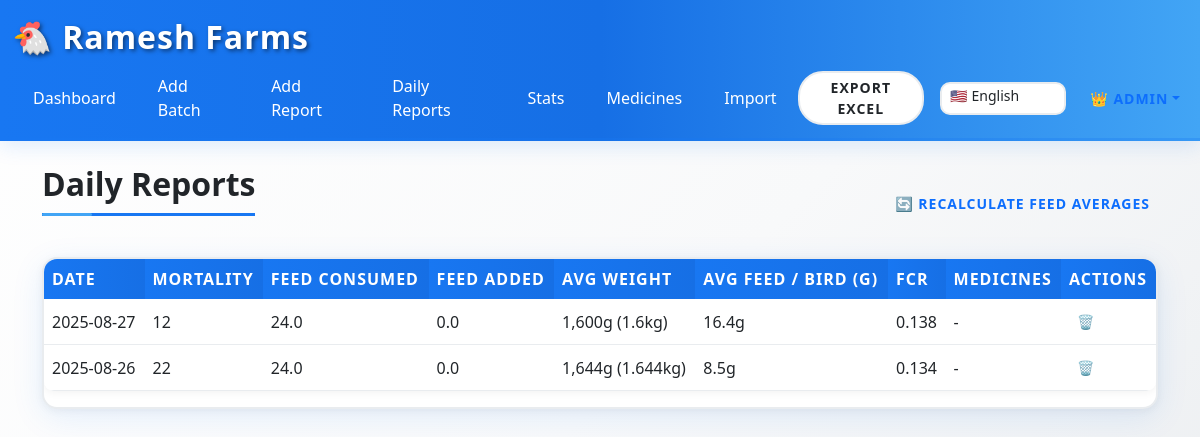
Page /daywise (signed in) on the earlier database version.
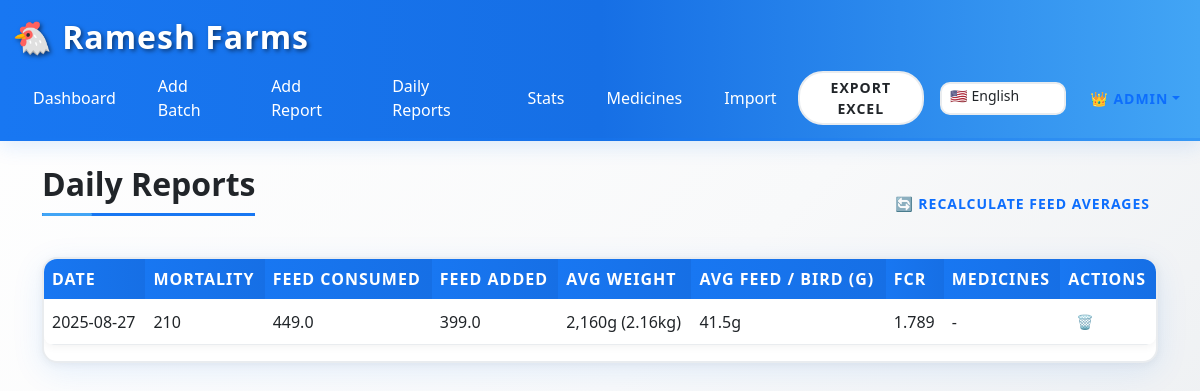
Same page on the later database version.
### app.py (models this page shows)
class Daily(db.Model):
    id = db.Column(db.Integer, primary_key=True)
    cycle_id = db.Column(db.Integer)
    entry_date = db.Column(db.String(20))
    mortality = db.Column(db.Integer, default=0)
    feed_bags_consumed = db.Column(db.Float, default=0.0)
    feed_bags_added = db.Column(db.Float, default=0.0)
    avg_weight = db.Column(db.Float, default=0.0)      # kg
    avg_feed_per_bird_g = db.Column(db.Float, default=0.0)
    fcr = db.Column(db.Float, default=0.0)
    medicines = db.Column(db.String(250), default="")

### app.py (the view)
@app.route('/daywise')
@login_required
def daywise():
    cycle = get_active_cycle()
    if not cycle:
        return redirect(url_for('setup'))
    rows = Daily.query.filter_by(cycle_id=cycle.id).order_by(Daily.entry_date.desc()).all()
    return render_template('daywise.html', rows=rows, cycle=cycle)

### app.py (called while the page is built)
def login_required(f):
    @wraps(f)
    def decorated_function(*args, **kwargs):
        if 'user_id' not in session:
            return redirect(url_for('login'))
        return f(*args, **kwargs)
    return decorated_function

def get_active_cycle():
    return Cycle.query.filter_by(status='active').order_by(Cycle.id.desc()).first()

### templates/daywise.html
{% extends 'base.html' %}
{% block content %}
<div class="d-flex justify-content-between align-items-center mb-3">
  <h2 data-i18n="daywise_title">Daywise Entries</h2>
  {% if session.role == 'admin' %}
  <form method="POST" action="{{ url_for('recalculate_feed_averages') }}" style="display: inline;">
    <button type="submit" class="btn btn-sm btn-outline-primary" onclick="return confirm('Recalculate all average feed per bird values? This will overwrite existing values.')">
      🔄 Recalculate Feed Averages
    </button>
  </form>
  {% endif %}
</div>
<div class="card">
  <div class="table-responsive">
    <table class="table table-hover">
      <thead>
        <tr>
          <th data-i18n="table_date">Date</th>
          <th data-i18n="table_mortality">Mortality</th>
          <th data-i18n="table_feed_consumed">Feed Consumed</th>
          <th data-i18n="table_feed_added">Feed Added</th>
          <th data-i18n="table_avg_weight">Avg Weight</th>
          <th data-i18n="avg_feed_per_bird">Avg Feed/Bird</th>
          <th data-i18n="table_fcr">FCR</th>
          <th data-i18n="table_medicines">Medicines</th>
          {% if session.role == 'admin' %}
          <th>Actions</th>
          {% endif %}
        </tr>
      </thead>
      <tbody>
        {% for r in rows %}
          <tr>
            <td>{{ r.entry_date }}</td>
            <td>{{ r.mortality }}</td>
            <td>{{ r.feed_bags_consumed }}</td>
            <td>{{ r.feed_bags_added }}</td>
            <td>{{ "{:,.0f}".format(r.avg_weight * 1000) }}g ({{ r.avg_weight }}kg)</td>
            <td>{{ "{:,.1f}".format(r.avg_feed_per_bird_g) }}g</td>
            <td>{{ r.fcr }}</td>
            <td>{{ r.medicines or '-' }}</td>
            {% if session.role == 'admin' %}
            <td>
              <form method="POST" action="{{ url_for('delete_daily', entry_id=r.id) }}" style="display: inline;"
                    onsubmit="return confirm('Are you sure you want to delete this entry? This action cannot be undone.')">
                <button type="submit" class="btn btn-sm btn-outline-danger" title="Delete Entry">
                  🗑️
                </button>
              </form>
            </td>
            {% endif %}
          </tr>
        {% else %}
          <tr>
            <td colspan="{% if session.role == 'admin' %}9{% else %}8{% endif %}" class="text-center" data-i18n="no_entries">No entries found</td>
          </tr>
        {% endfor %}
      </tbody>
    </table>
  </div>
</div>
{% endblock %}

### templates/base.html (shortened to what this page needs)
<!doctype html>
<html lang="en">
  <head>
    <link href="https://cdn.jsdelivr.net/npm/bootstrap@5.3.0/dist/css/bootstrap.min.css" rel="stylesheet">
    <link rel="stylesheet" href="{{ url_for('static', filename='style.css') }}">
  </head>
  <body>
    <nav class="navbar navbar-expand-lg">
      <div class="container-fluid">
        <a class="navbar-brand chicken-icon" href="{{ url_for('dashboard') }}" data-i18n="app_title">Ramesh Farms</a>
                <div class="collapse navbar-collapse" id="navmenu">
          <ul class="navbar-nav me-auto mb-2 mb-lg-0">
            <li class="nav-item"><a class="nav-link" href="{{ url_for('dashboard') }}" data-i18n="nav_dashboard">Dashboard</a></li>
            {% if session.role == 'admin' %}
            <li class="nav-item"><a class="nav-link" href="{{ url_for('setup') }}" data-i18n="nav_setup">Setup</a></li>
            {% endif %}
            <li class="nav-item"><a class="nav-link" href="{{ url_for('daily') }}" data-i18n="nav_daily">Daily</a></li>
            <li class="nav-item"><a class="nav-link" href="{{ url_for('daywise') }}" data-i18n="nav_daywise">Daywise</a></li>
            <li class="nav-item"><a class="nav-link" href="{{ url_for('stats') }}" data-i18n="nav_stats">Stats</a></li>
            <li class="nav-item"><a class="nav-link" href="{{ url_for('medicines') }}" data-i18n="nav_meds">Medicines</a></li>
            {% if session.role == 'admin' %}
            <li class="nav-item"><a class="nav-link" href="{{ url_for('import_data') }}" data-i18n="nav_import">Import</a></li>
            {% endif %}
          </ul>
          <div class="d-flex align-items-center">
            <a href="{{ url_for('export') }}" class="btn btn-outline-secondary btn-sm me-3" data-i18n="export_excel">Export Excel</a>
            <select id="langSelect" class="form-select form-select-sm me-3" style="width:130px;">
              <option value="en">🇺🇸 English</option>
            </select>
            <div class="dropdown">
              <button class="btn btn-outline-primary btn-sm dropdown-toggle" type="button" data-bs-toggle="dropdown">
                {% if session.role == 'admin' %}👑{% else %}👤{% endif %} {{ session.username }}
              </button>
            </div>
          </div>
        </div>
      </div>
    </nav>
    <main class="container my-4"> {% block content %}{% endblock %} </main>
  </body>
</html>

### static/style.css (style rules this page uses)
:root { --fb-blue: #1877f2; --fb-blue-dark: #166fe5; --fb-blue-light: #42a5f5; --fb-light-bg: #f8f9fa; --fb-white: #ffffff; --fb-light-gray: #e9ecef; --fb-text-dark: #212529; --fb-text-muted: #6c757d; --fb-glow: rgba(24, 119, 242, 0.3); --fb-shadow: rgba(24, 119, 242, 0.15); }
* { box-sizing: border-box; }
body { padding-bottom: 60px; background: linear-gradient(135deg, var(--fb-white) 0%, var(--fb-light-bg) 50%, var(--fb-light-gray) 100%); min-height: 100vh; color: var(--fb-text-dark); font-family: 'Segoe UI', Tahoma, Geneva, Verdana, sans-serif; }
.navbar { background: linear-gradient(90deg, var(--fb-blue) 0%, var(--fb-blue-dark) 50%, var(--fb-blue-light) 100%) !important; border-bottom: 3px solid var(--fb-glow); box-shadow: 0 4px 20px var(--fb-shadow); align-items: center; min-height: 70px; }
.navbar .container-fluid { align-items: center; display: flex; flex-wrap: wrap; }
.navbar-collapse { align-items: center; }
.navbar-nav { align-items: center; margin-bottom: 0 !important; }
.navbar-nav .nav-item { display: flex; align-items: center; }
.navbar-brand { color: #ffffff !important; font-weight: 900 !important; text-shadow: 2px 2px 4px rgba(0,0,0,0.5); font-size: 2rem !important; letter-spacing: 1px; display: flex; align-items: center; margin-bottom: 0; padding-top: 0.3125rem; padding-bottom: 0.3125rem; }
.navbar-nav .nav-link { color: #ffffff !important; transition: all 0.3s ease; border-radius: 20px; margin: 0 5px; padding: 8px 16px !important; display: flex; align-items: center; height: auto; }
.navbar .d-flex { align-items: center; height: 100%; }
.navbar .form-select { margin-bottom: 0; }
.navbar .btn { margin-bottom: 0; display: flex; align-items: center; }
.navbar .dropdown { display: flex; align-items: center; }
.navbar .dropdown-toggle { display: flex; align-items: center; margin-bottom: 0; }
.card { border-radius: 15px; background: var(--fb-white); border: 2px solid var(--fb-light-gray); box-shadow: 0 8px 32px rgba(24,119,242,0.1), 0 2px 8px rgba(0,0,0,0.05); transition: all 0.3s ease; position: relative; overflow: hidden; }
.card::before { content: ''; position: absolute; top: 0; left: -100%; width: 100%; height: 100%; background: linear-gradient(90deg, transparent, rgba(24,119,242,0.05), transparent); transition: left 0.5s; }
.form-control, .form-select { background: var(--fb-white); border: 2px solid var(--fb-light-gray); border-radius: 10px; color: var(--fb-text-dark); transition: all 0.3s ease; }
.btn { border-radius: 25px; font-weight: 600; text-transform: uppercase; letter-spacing: 1px; transition: all 0.3s ease; position: relative; overflow: hidden; border: none; }
.btn-outline-secondary { border: 2px solid var(--fb-light-gray); color: var(--fb-text-dark); background: var(--fb-white); }
.table { color: var(--fb-text-dark); background: var(--fb-white); border-radius: 10px; overflow: hidden; box-shadow: 0 2px 8px rgba(0,0,0,0.05); }
.table th { background: linear-gradient(90deg, var(--fb-blue), var(--fb-blue-dark)); color: #ffffff; border: none; font-weight: 600; text-transform: uppercase; letter-spacing: 1px; }
.table td { border-color: var(--fb-light-gray); vertical-align: middle; }
h1, h2, h3, h4, h5, h6 { color: var(--fb-text-dark); font-weight: 700; }
h2 { border-bottom: 3px solid var(--fb-blue); padding-bottom: 10px; margin-bottom: 25px; position: relative; }
h2::after { content: ''; position: absolute; bottom: -3px; left: 0; width: 50px; height: 3px; background: var(--fb-blue-light); border-radius: 2px; }
#langSelect { background: var(--fb-white); border: 2px solid var(--fb-light-gray); color: var(--fb-text-dark); font-family: 'Ramabhadra Regular', 'Noto Sans Telugu', 'Noto Sans Devanagari', 'Segoe UI', sans-serif; font-weight: normal; }
#langSelect option { background: var(--fb-white); color: var(--fb-text-dark); font-family: 'Ramabhadra Regular', 'Noto Sans Telugu', 'Noto Sans Devanagari', 'Segoe UI', sans-serif; font-weight: normal; }
.container, .container-fluid { color: var(--fb-text-dark); }

Differences in the rows shown:
removed Daily: entry_date "2025-08-26", mortality "22", feed_bags_consumed "24.0", feed_bags_added "0.0", r.avg_weight*1000 "1,644", avg_weight "1.644", avg_feed_per_bird_g "8.5", fcr "0.134", medicines "-"
changed Daily: mortality "12" → "210"; feed_bags_consumed "24.0" → "449.0"; feed_bags_added "0.0" → "399.0"; r.avg_weight*1000 "1,600" → "2,160"; avg_weight "1.6" → "2.16"; avg_feed_per_bird_g "16.4" → "41.5"; fcr "0.138" → "1.789"
